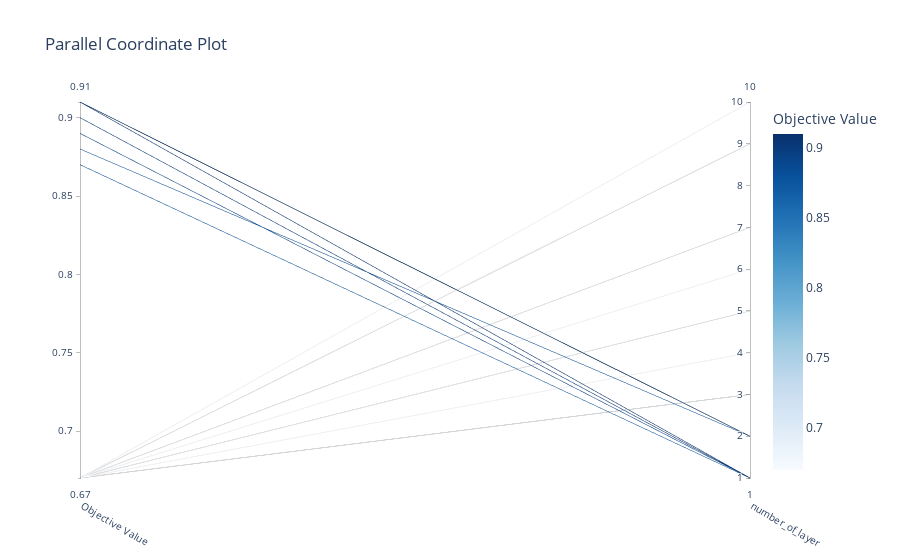
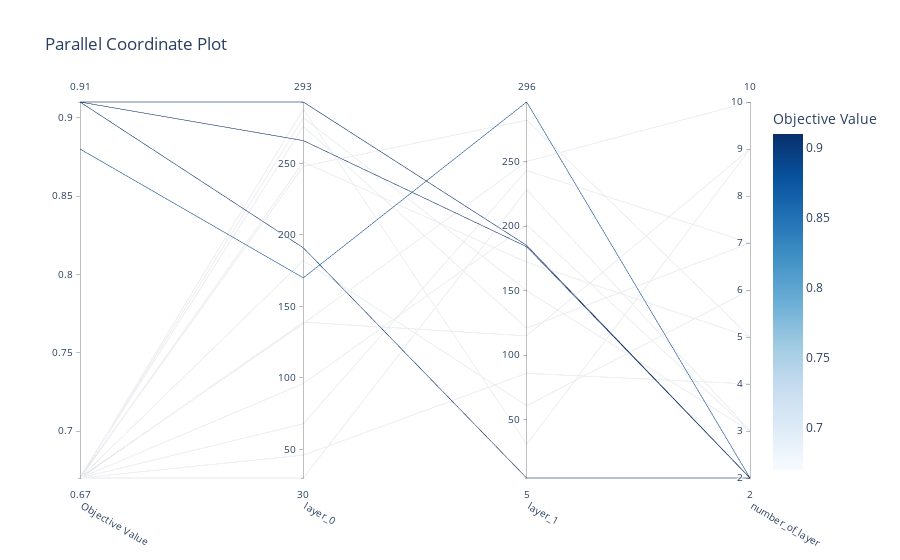

The notebook cell saved with these charts, in order:
### Code cell
fig_number_of_layer= optuna.visualization.plot_parallel_coordinate(study,params= ["number_of_layer"],target_name=METRIC)
fig_number_of_layer.show()
fig_layer_conection = optuna.visualization.plot_parallel_coordinate(study,params= ["layer_0","layer_1","number_of_layer"],target_name=METRIC)
fig_layer_conection.show()

### Figure 1 — Plotly figure (JSON) as saved in the notebook; plotly's stock layout.template omitted (floating-point values rounded to 4 significant figures)
{"data": [{"dimensions": [{"label": "Objective Value", "range": [0.67, 0.91], "values": [0.91, 0.67, 0.67, 0.91, 0.67, 0.67, 0.67, 0.67, 0.67, 0.67, 0.89, 0.87, 0.9, 0.67, 0.67, 0.91, 0.91, 0.67, 0.67, 0.88]}, {"label": "number_of_layer", "range": [1, 10], "values": [2, 9, 3, 1, 6, 3, 4, 7, 10, 9, 1, 1, 1, 3, 5, 2, 2, 5, 7, 2]}], "labelangle": 30, "labelside": "bottom", "line": {"color": [0.91, 0.67, 0.67, 0.91, 0.67, 0.67, 0.67, 0.67, 0.67, 0.67, 0.89, 0.87, 0.9, 0.67, 0.67, 0.91, 0.91, 0.67, 0.67, 0.88], "colorbar": {"title": {"text": "Objective Value"}}, "colorscale": [[0, "rgb(247,251,255)"], [0.125, "rgb(222,235,247)"], [0.25, "rgb(198,219,239)"], [0.375, "rgb(158,202,225)"], [0.5, "rgb(107,174,214)"], [0.625, "rgb(66,146,198)"], [0.75, "rgb(33,113,181)"], [0.875, "rgb(8,81,156)"], [1, "rgb(8,48,107)"]], "reversescale": false, "showscale": true}, "type": "parcoords"}], "layout": {"title": {"text": "Parallel Coordinate Plot"}}}

### Figure 2 — Plotly figure (JSON) as saved in the notebook; plotly's stock layout.template omitted (floating-point values rounded to 4 significant figures)
{"data": [{"dimensions": [{"label": "Objective Value", "range": [0.67, 0.91], "values": [0.91, 0.67, 0.67, 0.67, 0.67, 0.67, 0.67, 0.67, 0.67, 0.67, 0.67, 0.91, 0.91, 0.67, 0.67, 0.88]}, {"label": "layer_0", "range": [30, 293], "values": [266, 139, 30, 182, 282, 46, 276, 138, 288, 96, 248, 293, 191, 251, 68, 170]}, {"label": "layer_1", "range": [5, 296], "values": [184, 115, 228, 61, 150, 86, 121, 250, 31, 201, 282, 185, 5, 172, 243, 296]}, {"label": "number_of_layer", "range": [2, 10], "values": [2, 9, 3, 6, 3, 4, 7, 10, 9, 3, 5, 2, 2, 5, 7, 2]}], "labelangle": 30, "labelside": "bottom", "line": {"color": [0.91, 0.67, 0.67, 0.67, 0.67, 0.67, 0.67, 0.67, 0.67, 0.67, 0.67, 0.91, 0.91, 0.67, 0.67, 0.88], "colorbar": {"title": {"text": "Objective Value"}}, "colorscale": [[0, "rgb(247,251,255)"], [0.125, "rgb(222,235,247)"], [0.25, "rgb(198,219,239)"], [0.375, "rgb(158,202,225)"], [0.5, "rgb(107,174,214)"], [0.625, "rgb(66,146,198)"], [0.75, "rgb(33,113,181)"], [0.875, "rgb(8,81,156)"], [1, "rgb(8,48,107)"]], "reversescale": false, "showscale": true}, "type": "parcoords"}], "layout": {"title": {"text": "Parallel Coordinate Plot"}}}
